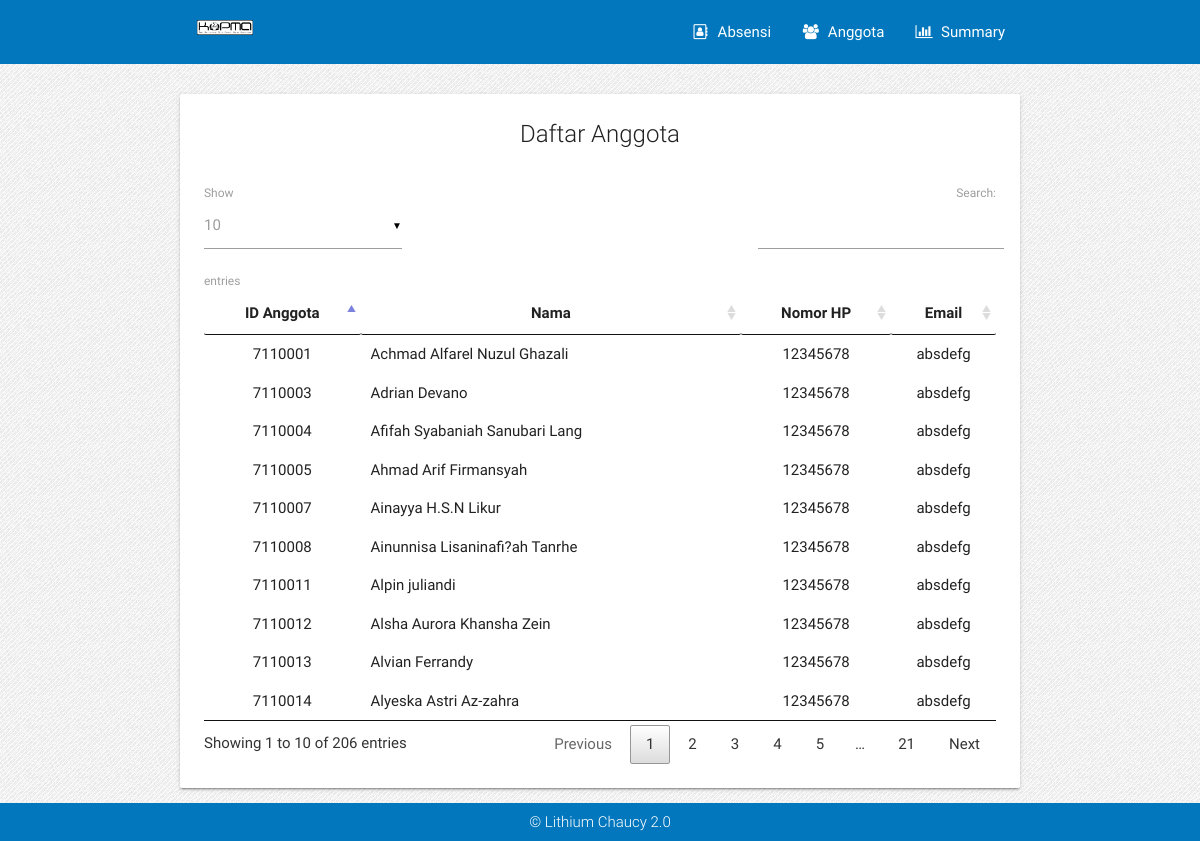
The app's page /index.php/anggota/daftar with its own data.
### tables this page shows
CREATE TABLE `anggota` (
  `id_anggota` varchar(7) NOT NULL,
  `nama` varchar(30) NOT NULL,
  `no_hp` varchar(15) NOT NULL,
  `email` varchar(50) NOT NULL
);

### application/controllers/Anggota.php (called while the page is built, shortened)
<?php
class Anggota extends CI_Controller {
  function __construct() {
    $this->load->library('pagination');
  }
     public function daftar() {
         $this->load->view('template/PageHead');
         $this->load->view('template/Navbar');
         $jumlah_data = $this->anggota_model->jumlah_data();
         $config['base_url']=base_url().'rapat/rapat_jadwal';
         $config['total_rows'] = $jumlah_data;
         $config['per_page'] = 10;
         $from = $this->uri->segment(3);
         $data['daftar_anggota']=$this->anggota_model->daftar_anggota($config['per_page'],$from);
         $this->load->view('anggota_daftar',$data);
         $this->load->view('template/PageEnd');
     }
}

### index.php (called while the page is built, shortened)
<?php
require_once BASEPATH.'core/CodeIgniter.php';

### application/config/config.php (called while the page is built, shortened)
<?php
if (!empty($_SERVER['HTTPS']) && ('on' == $_SERVER['HTTPS'])) {
	$uri = 'https://';
} else {
	$uri = 'http://';
}
$uri .= $_SERVER['HTTP_HOST'];
$config['base_url'] = $uri.'/Lithium_Chauchy_2.0/';
$config['index_page'] = '';
$config['uri_protocol']	= 'REQUEST_URI';
$config['url_suffix'] = '';
$config['language']	= 'english';
$config['charset'] = 'UTF-8';
$config['enable_hooks'] = FALSE;
$config['subclass_prefix'] = 'MY_';
$config['composer_autoload'] = FALSE;
$config['permitted_uri_chars'] = 'a-z 0-9~%.:_\-=()';
$config['allow_get_array'] = TRUE;
$config['enable_query_strings'] = FALSE;
$config['controller_trigger'] = 'c';
$config['function_trigger'] = 'm';
$config['directory_trigger'] = 'd';
$config['log_threshold'] = 0;
$config['log_path'] = '';
$config['log_file_extension'] = '';
$config['log_file_permissions'] = 0644;
$config['log_date_format'] = 'Y-m-d H:i:s';
$config['error_views_path'] = '';
$config['cache_path'] = '';
$config['cache_query_string'] = FALSE;
$config['encryption_key'] = '';
$config['sess_driver'] = 'files';
$config['sess_cookie_name'] = 'ci_session';
$config['sess_expiration'] = 7200;
$config['sess_save_path'] = NULL;
$config['sess_match_ip'] = FALSE;
$config['sess_time_to_update'] = 300;
$config['sess_regenerate_destroy'] = FALSE;
$config['cookie_prefix']	= '';
$config['cookie_domain']	= '';
$config['cookie_path']		= '/';
$config['cookie_secure']	= FALSE;
$config['cookie_httponly'] 	= FALSE;
$config['standardize_newlines'] = FALSE;
$config['global_xss_filtering'] = FALSE;
$config['csrf_protection'] = FALSE;
$config['csrf_token_name'] = 'csrf_test_name';
$config['csrf_cookie_name'] = 'csrf_cookie_name';
$config['csrf_expire'] = 7200;
$config['csrf_regenerate'] = TRUE;
$config['csrf_exclude_uris'] = array();
$config['compress_output'] = FALSE;
$config['time_reference'] = 'local';
$config['rewrite_short_tags'] = FALSE;
$config['proxy_ips'] = '';

### application/models/anggota_model.php (called while the page is built, shortened)
<?php
class Anggota_model extends CI_Model {
     public function jumlah_data(){
   		return $this->db->get_where('anggota')->num_rows();
   	}
    public function daftar_anggota($number,$offset){
      $this->db->select('*')
      ->from('anggota')
      ->order_by('id_anggota', 'ASC');
      return $this->db->get()->result();
  	}
}

### application/views/anggota_daftar.php (the view, shortened to what this page needs)
<br/>
<div class="container">
  <div class="card">
    <div class="card-content">
      <span class="card-title center">Daftar Anggota</span>
      <br>
      <table id="know" class="table table-striped highlight">
        <thead>
          <tr>
            <th class="center">ID Anggota</th>
            <th class="center">Nama</th>
            <th class="center">Nomor HP</th>
            <th class="center">Email</th>
          </tr>
        </thead>
        <tbody class="text-left">
          <?php
            foreach($daftar_anggota as $row){
              ?>
            <tr>
              <td class="center">
                <?php echo $row->id_anggota; ?>
              </td>
              <td class="">
                <?php echo $row->nama; ?>
              </td>
              <td class="center">
                <?php echo $row->no_hp; ?>
              </td>
              <td class="center">
                <?php echo $row->email; ?>
              </td>
            </tr>
            <?php
          }
            ?>
        </tbody>
      </table>
    </div>
  </div>
</div>

### application/views/template/PageHead.php (style rules this page uses)
body { display: flex; min-height: 100vh; flex-direction: column; }

### application/views/anggota_daftar.php (style rules this page uses)
body { background: url(assets/images/bg2.png); }

### records on screen
anggota: id_anggota "7110001", nama "Achmad Alfarel Nuzul Ghazali", no_hp "12345678", email "absdefg"
anggota: id_anggota "7110003", nama "Adrian Devano", no_hp "12345678", email "absdefg"
anggota: id_anggota "7110004", nama "Afifah Syabaniah Sanubari Lang", no_hp "12345678", email "absdefg"
anggota: id_anggota "7110005", nama "Ahmad Arif Firmansyah", no_hp "12345678", email "absdefg"
anggota: id_anggota "7110007", nama "Ainayya H.S.N Likur", no_hp "12345678", email "absdefg"
anggota: id_anggota "7110008", nama "Ainunnisa Lisaninafi?ah Tanrhe", no_hp "12345678", email "absdefg"
anggota: id_anggota "7110011", nama "Alpin juliandi", no_hp "12345678", email "absdefg"
anggota: id_anggota "7110012", nama "Alsha Aurora Khansha Zein", no_hp "12345678", email "absdefg"
anggota: id_anggota "7110013", nama "Alvian Ferrandy", no_hp "12345678", email "absdefg"
anggota: id_anggota "7110014", nama "Alyeska Astri Az-zahra", no_hp "12345678", email "absdefg"
